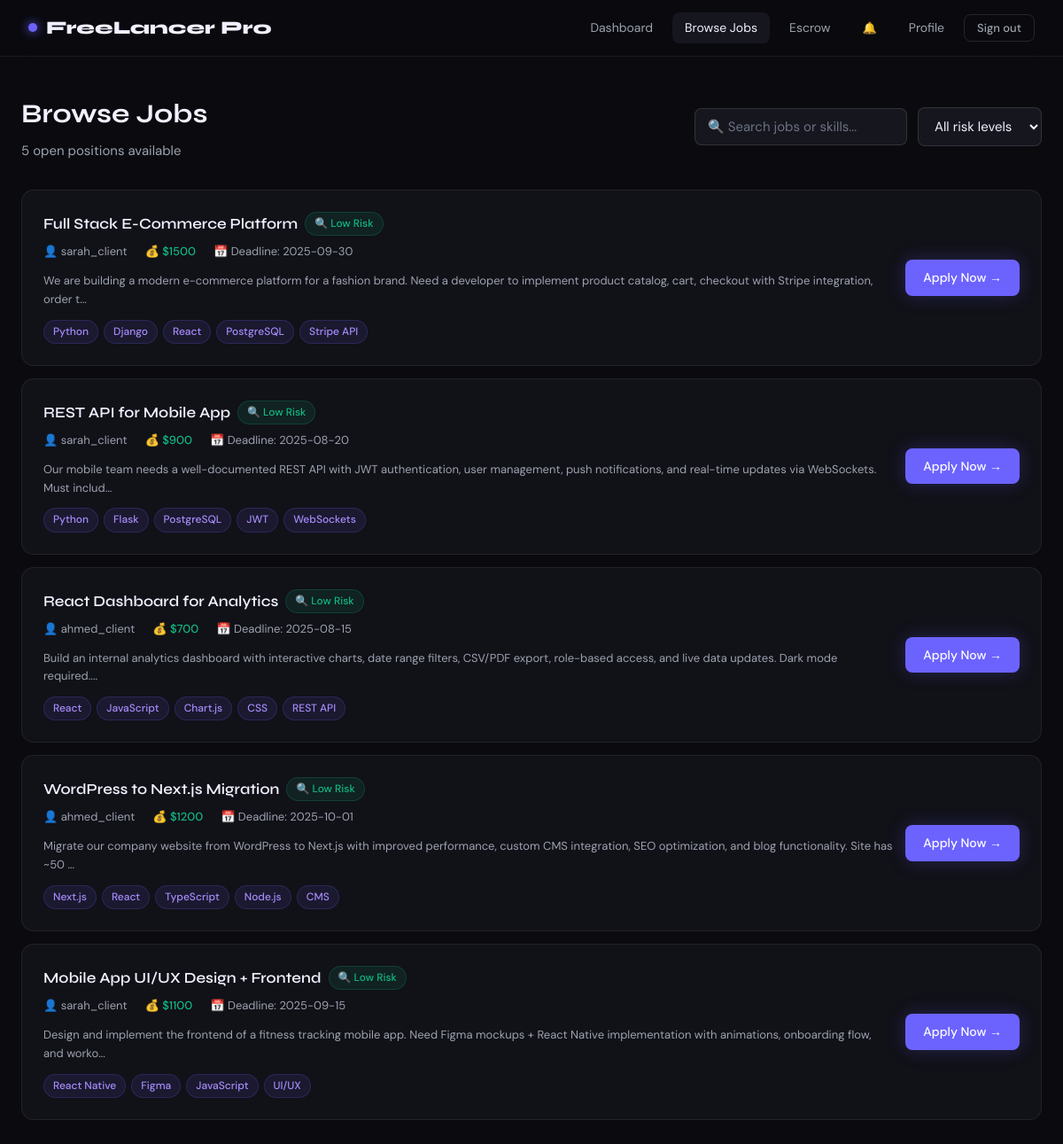
The page /jobs (signed in) on the database its author committed.
### tables this page shows
CREATE TABLE jobs (
            id INTEGER PRIMARY KEY AUTOINCREMENT,
            client_id INTEGER NOT NULL,
            title TEXT NOT NULL,
            description TEXT NOT NULL,
            skills_required TEXT NOT NULL,
            budget REAL NOT NULL,
            deadline TEXT NOT NULL,
            status TEXT DEFAULT 'open',
            fraud_score INTEGER DEFAULT 0,
            fraud_level TEXT DEFAULT 'Low',
            fraud_reasons TEXT DEFAULT '[]',
            created_at TIMESTAMP DEFAULT CURRENT_TIMESTAMP,
            FOREIGN KEY(client_id) REFERENCES users(id)
        );

CREATE TABLE users (
            id INTEGER PRIMARY KEY AUTOINCREMENT,
            username TEXT UNIQUE NOT NULL,
            email TEXT UNIQUE NOT NULL,
            password TEXT NOT NULL,
            role TEXT NOT NULL CHECK(role IN ('client','freelancer')),
            skills TEXT DEFAULT '',
            bio TEXT DEFAULT '',
            rating REAL DEFAULT 0.0,
            total_reviews INTEGER DEFAULT 0,
            balance REAL DEFAULT 1000.0,
            created_at TIMESTAMP DEFAULT CURRENT_TIMESTAMP
        );

### Backend/app.py (the view)
@app.route('/jobs')
@login_required
def jobs_page():
    user = current_user()
    jobs = query_db("""
        SELECT j.*, u.username as client_name,
               (SELECT COUNT(*) FROM proposals WHERE job_id=j.id) as proposal_count
        FROM jobs j JOIN users u ON j.client_id=u.id
        WHERE j.status='open' ORDER BY j.created_at DESC
    """)
    return render_template('jobs.html', user=user, jobs=jobs)

### Backend/app.py (called while the page is built)
def get_db():
    db = getattr(g, '_database', None)
    if db is None:
        db = g._database = sqlite3.connect(DATABASE)
        db.row_factory = sqlite3.Row
        db.execute("PRAGMA journal_mode=WAL")
        db.execute("PRAGMA foreign_keys=ON")
    return db

def query_db(query, args=(), one=False):
    cur = get_db().execute(query, args)
    rv = cur.fetchall()
    return (rv[0] if rv else None) if one else rv

def current_user():
    uid = session.get('user_id')
    if uid:
        return query_db("SELECT * FROM users WHERE id=?", [uid], one=True)
    return None

def login_required(f):
    @wraps(f)
    def wrapper(*args, **kwargs):
        if not session.get('user_id'):
            if request.is_json or request.path.startswith('/api/'):
                return jsonify({'error': 'Authentication required'}), 401
            return redirect(url_for('login_page'))
        return f(*args, **kwargs)
    return wrapper

### Frontend/templates/jobs.html (shortened to what this page needs)
{% extends "base.html" %}
{% block content %}
<div class="page-wrapper">
  <div class="flex items-center justify-between" style="margin-bottom:2rem">
    <div class="page-header" style="margin-bottom:0">
      <h1 class="page-title">Browse Jobs</h1>
      <p class="page-subtitle">{{ jobs|length }} open position{{ 's' if jobs|length != 1 else '' }} available</p>
    </div>
    <div style="display:flex;gap:.75rem;align-items:center">
      <input type="text" class="form-input" id="search-input" placeholder="🔍 Search jobs or skills..." style="width:240px" oninput="filterJobs()">
      <select class="form-select" id="risk-filter" onchange="filterJobs()" style="width:140px">
        <option value="">All risk levels</option>
      </select>
    </div>
  </div>
  <div id="jobs-container">
    {% if jobs %}
    {% for job in jobs %}
    <div class="card card-hover job-item" style="margin-bottom:.875rem;cursor:pointer"
         data-title="{{ job.title|lower }}" data-skills="{{ job.skills_required|lower }}"
         data-risk="{{ job.fraud_level }}" onclick="window.location.href='/jobs/{{ job.id }}'">
      <div class="flex items-center justify-between" style="flex-wrap:wrap;gap:.875rem">
        <div style="flex:1;min-width:0">
          <div class="flex items-center gap-2" style="flex-wrap:wrap;margin-bottom:.5rem">
            <span class="font-display" style="font-size:1.0625rem;font-weight:600;color:var(--text)">{{ job.title }}</span>
            <span class="badge badge-{{ job.fraud_level|lower }}">🔍 {{ job.fraud_level }} Risk</span>
          </div>
          <div class="text-sm text-muted" style="display:flex;gap:1.25rem;flex-wrap:wrap;margin-bottom:.75rem">
            <span>👤 {{ job.client_name }}</span>
            <span style="color:var(--green);font-weight:500">💰 ${{ "%.0f"|format(job.budget) }}</span>
            <span>📅 Deadline: {{ job.deadline }}</span>
          </div>
          <div class="text-sm text-muted" style="margin-bottom:.75rem;line-height:1.6">
            {{ job.description[:160] }}{% if job.description|length > 160 %}...{% endif %}
          </div>
          <div style="display:flex;flex-wrap:wrap;gap:.375rem">
            {% for skill in job.skills_required.split(',')[:6] %}
            <span class="skill-tag">{{ skill.strip() }}</span>
            {% endfor %}
          </div>
        </div>
        <a href="/jobs/{{ job.id }}" class="btn btn-primary" onclick="event.stopPropagation()">Apply Now →</a>
      </div>
    </div>
    {% endfor %}
    {% else %}
    <div class="empty-state">
      <div class="empty-icon">📋</div>
      <div class="empty-title">No jobs posted yet</div>
      <div class="empty-text">Be the first to post a job!</div>
    </div>
    {% endif %}
  </div>
</div>
{% endblock %}

### Frontend/templates/base.html (shortened to what this page needs)
<!DOCTYPE html>
<html lang="en">
<head>
</head>
<body>
<nav class="navbar">
  <a href="/" class="nav-brand">
    <div class="logo-dot"></div>
    FreeLancer Pro
  </a>
  <div class="nav-links">
    {% if session.user_id %}
      <a href="/dashboard" class="nav-link {% if request.path=='/dashboard' %}active{% endif %}">Dashboard</a>
      <a href="/jobs" class="nav-link {% if request.path.startswith('/jobs') %}active{% endif %}">Browse Jobs</a>
      <a href="/escrow" class="nav-link {% if request.path=='/escrow' %}active{% endif %}">Escrow</a>
      <div style="position:relative">
        <button class="nav-link btn-ghost btn btn-sm" id="notif-btn" onclick="toggleNotif()" style="border:none">
          🔔 <span class="nav-badge" id="notif-count" style="display:none">0</span>
        </button>
      </div>
      <a href="/profile" class="nav-link {% if request.path=='/profile' %}active{% endif %}">Profile</a>
      <button onclick="logout()" class="btn btn-ghost btn-sm">Sign out</button>
    {% else %}
      <a href="/login" class="nav-link">Sign in</a>
      <a href="/register" class="btn btn-primary btn-sm">Get started</a>
    {% endif %}
  </div>
</nav>
{% block content %}{% endblock %}
</body>
</html>

### Frontend/templates/base.html (style rules this page uses)
:root { --bg: #0a0a0f; --bg2: #111118; --bg3: #16161f; --bg4: #1c1c28; --border: rgba(255,255,255,0.07); --border2: rgba(255,255,255,0.12); --accent: #6c63ff; --accent2: #a78bfa; --accent-glow: rgba(108,99,255,0.25); --gold: #f59e0b; --gold-light: #fcd34d; --green: #10b981; --green-bg: rgba(16,185,129,0.1); --red: #ef4444; --red-bg: rgba(239,68,68,0.1); --yellow: #f59e0b; --yellow-bg: rgba(245,158,11,0.1); --text: #f1f0ff; --text2: #9ca3af; --text3: #6b7280; --radius: 14px; --radius-sm: 8px; --shadow: 0 8px 32px rgba(0,0,0,0.4); --font-display: 'Syne', sans-serif; --font-body: 'DM Sans', sans-serif; }
*, *::before, *::after { box-sizing: border-box; margin: 0; padding: 0; }
html { scroll-behavior: smooth; }
body { font-family: var(--font-body); background: var(--bg); color: var(--text); min-height: 100vh; font-size: 15px; line-height: 1.6; }
.navbar { position: sticky; top: 0; z-index: 100; background: rgba(10,10,15,0.85); backdrop-filter: blur(20px); border-bottom: 1px solid var(--border); padding: 0 2rem; height: 64px; display: flex; align-items: center; justify-content: space-between; }
.nav-brand { font-family: var(--font-display); font-size: 1.3rem; font-weight: 800; color: var(--text); text-decoration: none; display: flex; align-items: center; gap: 10px; }
.nav-brand .logo-dot { width: 10px; height: 10px; border-radius: 50%; background: var(--accent); box-shadow: 0 0 12px var(--accent); animation: pulse 2s infinite; }
.nav-links { display: flex; align-items: center; gap: 0.5rem; }
.nav-link { color: var(--text2); text-decoration: none; font-size: 0.875rem; padding: 6px 14px; border-radius: var(--radius-sm); transition: all 0.2s; }
.nav-link:hover, .nav-link.active { color: var(--text); background: var(--bg3); }
.btn { display: inline-flex; align-items: center; justify-content: center; gap: 7px; padding: 9px 20px; border-radius: var(--radius-sm); border: none; cursor: pointer; font-family: var(--font-body); font-size: 0.875rem; font-weight: 500; transition: all 0.2s; text-decoration: none; white-space: nowrap; }
.btn-primary { background: var(--accent); color: #fff; box-shadow: 0 0 20px var(--accent-glow); }
.btn-ghost { background: transparent; color: var(--text2); border: 1px solid var(--border2); }
.btn-sm { padding: 6px 14px; font-size: 0.8125rem; }
.page-wrapper { max-width: 1200px; margin: 0 auto; padding: 2.5rem 1.5rem; }
.page-header { margin-bottom: 2.5rem; }
.page-title { font-family: var(--font-display); font-size: 1.875rem; font-weight: 700; color: var(--text); }
.page-subtitle { color: var(--text2); margin-top: 0.375rem; font-size: 0.9375rem; }
.card { background: var(--bg2); border: 1px solid var(--border); border-radius: var(--radius); padding: 1.5rem; transition: border-color 0.2s, transform 0.2s; }
.form-input, .form-select, .form-textarea { width: 100%; background: var(--bg3); border: 1px solid var(--border2); border-radius: var(--radius-sm); color: var(--text); font-family: var(--font-body); font-size: 0.9375rem; padding: 10px 14px; transition: border-color 0.2s, box-shadow 0.2s; outline: none; }
.form-input::placeholder, .form-textarea::placeholder { color: var(--text3); }
.form-select option { background: var(--bg3); }
.badge { display: inline-flex; align-items: center; gap: 5px; padding: 3px 10px; border-radius: 20px; font-size: 0.75rem; font-weight: 500; }
.badge-low { background: var(--green-bg); color: var(--green); border: 1px solid rgba(16,185,129,0.2); }
.skill-tag { display: inline-flex; padding: 3px 10px; background: rgba(108,99,255,0.1); border: 1px solid rgba(108,99,255,0.2); color: var(--accent2); border-radius: 20px; font-size: 0.75rem; font-weight: 500; }
.flex { display: flex; }
.items-center { align-items: center; }
.justify-between { justify-content: space-between; }
.gap-2 { gap: 0.5rem; }
.text-sm { font-size: 0.8125rem; }
.text-muted { color: var(--text2); }
.font-display { font-family: var(--font-display); }

### rows shown on the page
jobs: title "Full Stack E-Commerce Platform", fraud_level "Low", client_name "sarah_client", budget "1500", deadline "2025-09-30", description "We are building a modern e-commerce platform for a fashion brand. Need a developer to implement product catalog, cart, checkout with Stripe integration, order t", strip "Python" "Django" "React" "PostgreSQL" "Stripe API"
jobs: title "REST API for Mobile App", fraud_level "Low", client_name "sarah_client", budget "900", deadline "2025-08-20", description "Our mobile team needs a well-documented REST API with JWT authentication, user management, push notifications, and real-time updates via WebSockets. Must includ", strip "Python" "Flask" "PostgreSQL" "JWT" "WebSockets"
jobs: title "React Dashboard for Analytics", fraud_level "Low", client_name "ahmed_client", budget "700", deadline "2025-08-15", description "Build an internal analytics dashboard with interactive charts, date range filters, CSV/PDF export, role-based access, and live data updates. Dark mode required.", strip "React" "JavaScript" "Chart.js" "CSS" "REST API"
jobs: title "WordPress to Next.js Migration", fraud_level "Low", client_name "ahmed_client", budget "1200", deadline "2025-10-01", description "Migrate our company website from WordPress to Next.js with improved performance, custom CMS integration, SEO optimization, and blog functionality. Site has ~50", strip "Next.js" "React" "TypeScript" "Node.js" "CMS"
jobs: title "Mobile App UI/UX Design + Frontend", fraud_level "Low", client_name "sarah_client", budget "1100", deadline "2025-09-15", description "Design and implement the frontend of a fitness tracking mobile app. Need Figma mockups + React Native implementation with animations, onboarding flow, and worko", strip "React Native" "Figma" "JavaScript" "UI/UX"

### other values the page prints
{{ jobs|length }} "5"
{{ 's' if jobs|length != 1 else '' }} "s"
